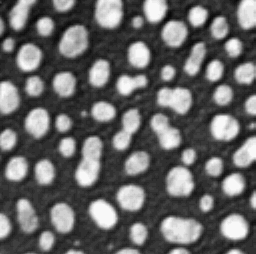
#> input picture docs/21_segmentation_comparison/blobs.tif, 256 x 254 px, found by its file name
$ python 09_Labeling.py
#> lines starting #> are read from the running program, lines starting #| are printed output that depends on the picture; after the words box and inside, x2 and y2 are one past the last pixel; in counts of white or black regions, pixels touching at a corner belong together
#!/usr/bin/env python
# coding: utf-8

# # Labeling
# Labeling is the process of giving numbers to object in a binary image. Remember, a binary image has intensity zero where there is no object and 1 where there is any object. We now want to generate a label image where individual objects have different numbers. To get it, we need to label connected components.
#
# See also
# * [Connected-component labeling](https://en.wikipedia.org/wiki/Connected-component_labeling)
#
# We start with an artifical image

# In[1]:


import numpy as np

binary_image = np.asarray([
    [1, 1, 0, 0, 0, 0 ,0],
    [0, 0, 1, 0, 0, 0 ,0],
    [0, 0, 0, 1, 1, 1 ,0],
    [0, 0, 0, 1, 1, 1 ,0],
    [1, 1, 0, 0, 0, 0 ,0],
    [1, 1, 0, 0, 1, 1 ,1],
    [1, 1, 0, 0, 1, 1 ,1],
])


# In[2]:


from skimage.io import imshow

imshow(binary_image, cmap='Greys_r')


# This binary image can be interpreted in two ways: Either there are five rectangles with size ranging between 1 and 6. Alternatively, there are two rectangles with size 6 and one not rectangluar structure of size 9 pixels.
#
# We can technially use both alternatives for connected components labeling, depending on the connectivity that is used for connecting pixels in the [label function](https://scikit-image.org/docs/dev/api/skimage.measure.html#skimage.measure.label).
#
# Connectivity
# 1. [von Neumann, 4-connected](https://en.wikipedia.org/wiki/Von_Neumann_neighborhood)
# 2. [Moore, 8-connected](https://en.wikipedia.org/wiki/Moore_neighborhood)
#
# ## 4-connected component labeling

# In[3]:


from skimage.measure import label
labeled_4_connected = label(binary_image, connectivity=1)

# make a custom lookup table / color map
import matplotlib
lut = np.random.rand ( 256,3)
lut[0,:] = 0
label_cmap = matplotlib.colors.ListedColormap ( lut )

imshow(labeled_4_connected, cmap=label_cmap)


# ## 8-connected component labeling

# In[4]:


from skimage.measure import label
labeled_8_connected = label(binary_image, connectivity=2)

imshow(labeled_8_connected, cmap=label_cmap)


# In practice, for counting cells, the connectivity is not so important. This is why the connectivity parameter is often not provided.
#
# ## Labeling in practice
# To demonstrate labeling in a practical use case, we label the blobs.tif image.

# In[5]:


# Load data
from skimage.io import imread
blobs = imread("blobs.tif")
#> blobs is the input picture: shape (254, 256) float32; min 8, max 248, mean 103.3

# Thresholding
from skimage.filters import threshold_otsu
threshold = threshold_otsu(blobs)
#> threshold = 120
binary_blobs = blobs > threshold
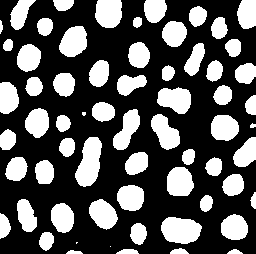
#> binary_blobs: shape (254, 256) bool; 34.2% white; 64 white regions (3 under 20 px), largest, box (x1, y1, x2, y2) and area: (75, 137, 102, 187) 902, (161, 217, 202, 244) 858, (157, 87, 191, 114) 676

# Labeling
from skimage.measure import label
labeled_blobs = label(binary_blobs)
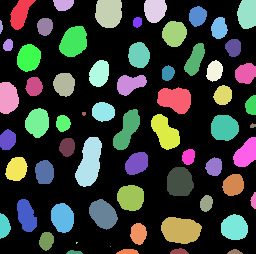
#> labeled_blobs: shape (254, 256) int32; 65 distinct labels, from 0 to 64; one colour per label, 0 black

# Visualization
import matplotlib.pyplot as plt
fig, axs = plt.subplots(1, 3, figsize=(15,15))

axs[0].imshow(blobs)
axs[1].imshow(binary_blobs)
axs[2].imshow(labeled_blobs, cmap=label_cmap)


# For visualizing and potentially manually curating blobs, we can load these images into napari.

# In[6]:


get_ipython().run_line_magic('gui', 'qt')


# In[7]:


import napari

# start napari
viewer = napari.Viewer()

# add image
viewer.add_image(blobs)

# add binary image as labels
viewer.add_labels(binary_blobs, visible=False)

# add labels
viewer.add_labels(labeled_blobs)


# In[8]:


napari.utils.nbscreenshot(viewer)


# ## Exercise
# Find out experimentally what the default setting of the connectivity parameter of the label function is.

# In[ ]:
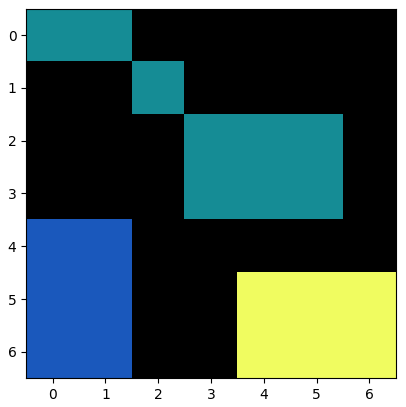
#> figure drawn by matplotlib, 1 panel
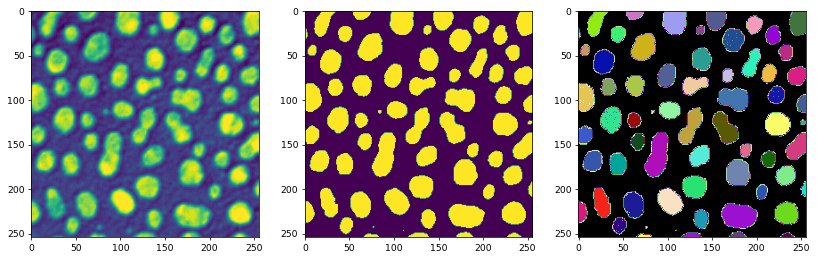
#> figure drawn by matplotlib, 3 panels
